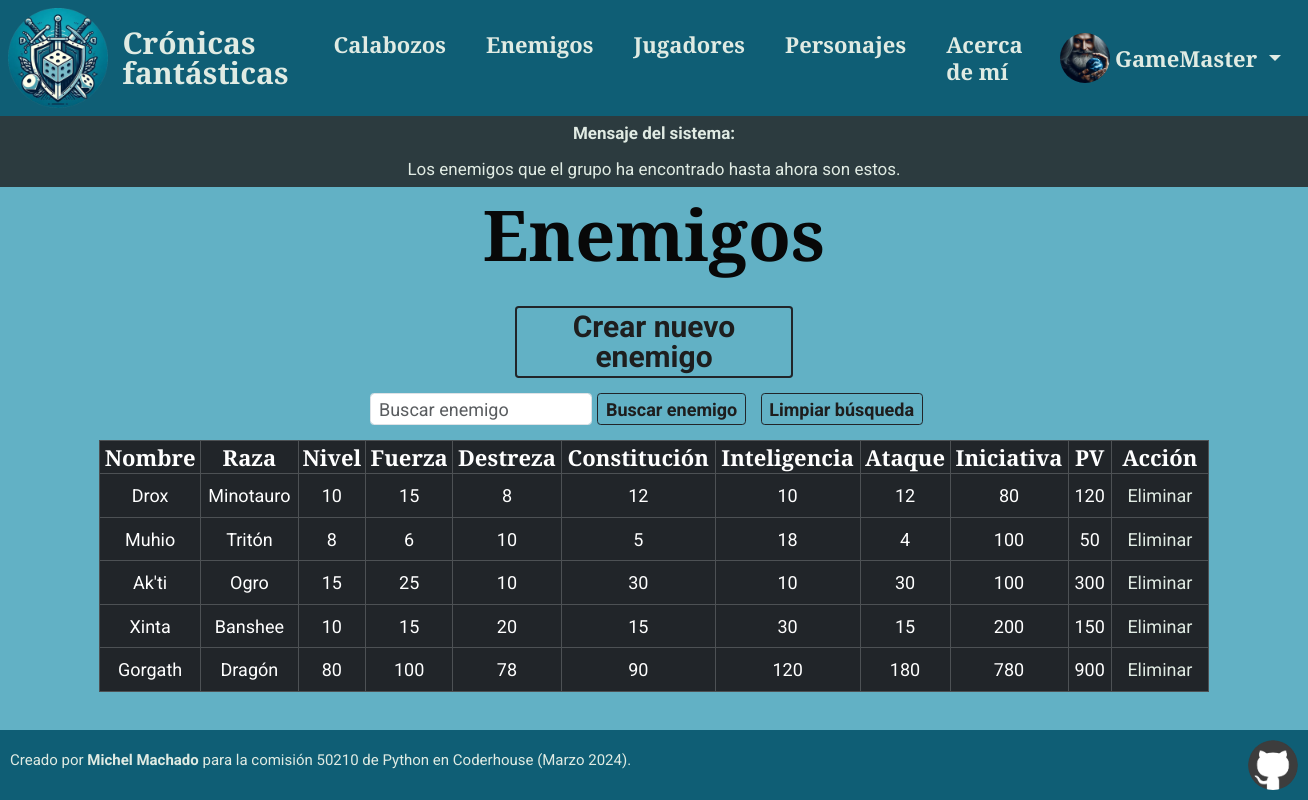
The app's page /enemigos/ (signed in) with its own data.
### apps/cronicas/models.py (models this page shows, shortened)
class Avatar(models.Model):
    user = models.OneToOneField(User, on_delete=models.CASCADE)
    image = models.ImageField(upload_to='avatares', null=True, blank=True)

class Enemy(models.Model):
    name = models.CharField(max_length=50)
    race = models.CharField(max_length=50)
    level = models.IntegerField()
    strength = models.IntegerField()
    dexterity = models.IntegerField()
    constitution = models.IntegerField()
    intelligence = models.IntegerField()
    attack = models.IntegerField()
    atk_mod = models.FloatField()
    initiative = models.IntegerField()
    hit_points = models.IntegerField()

### Cronicas_fantasticas/views.py (the view)
# urls.py: path('enemigos/', enemies_list, name='Enemigos'),
def enemies_list(request):
        context = {'bottom':True}
        busqueda = request.GET.get('search', '')
        if busqueda:
                enemies = Enemy.objects.filter(name__icontains=busqueda) | Enemy.objects.filter(race__icontains=busqueda) | Enemy.objects.filter(level__icontains=busqueda) | Enemy.objects.filter(strength__icontains=busqueda) | Enemy.objects.filter(dexterity__icontains=busqueda) | Enemy.objects.filter(constitution__icontains=busqueda) | Enemy.objects.filter(intelligence__icontains=busqueda) | Enemy.objects.filter(attack__icontains=busqueda) | Enemy.objects.filter(initiative__icontains=busqueda) | Enemy.objects.filter(hit_points__icontains=busqueda)
                context['msg'] = 'Los enemigos que usted está buscando son estos.'
        else:
                enemies = Enemy.objects.all()
                context['msg'] = 'Los enemigos que el grupo ha encontrado hasta ahora son estos.'
        context['enemies'] = enemies
        return render(request, 'cronicas/enemies.html', context)

### apps/cronicas/templates/cronicas/enemies.html (shortened to what this page needs)
{% extends 'base/base.html' %}
{% block system_msg %}
{{msg|safe}}
{% endblock system_msg %}
{% block title %}
Enemigos
{% endblock %}
{% block content %}
<div class="container d-flex flex flex-column justify-content-center align-items-center">
{% if request.user.is_authenticated and request.user.player.dungeon_master %}
    <a href="{% url 'CrearEnemigo' %}" class="w-25">
        <button type="button" class="btn btn-outline-dark my-4 txtXl border-2 create">Crear nuevo enemigo</button>
    </a>
{% endif %}
    <form class="d-flex" role="search" method="GET" action="{% url 'Enemigos' %}">
        <input name="search" class="form-control me-2 txtMd" type="search" placeholder="Buscar enemigo" aria-label="Search">
        <button class="btn btn-outline-success txtMd create btn-outline-dark text-nowrap" type="submit">Buscar enemigo</button>
        <button class="btn btn-outline-success txtMd create btn-outline-dark text-nowrap mx-4" type="submit" name="search" value="">Limpiar búsqueda</button>
    </form>
    <table class="txtMd table table-dark table-hover table-bordered my-4">
        <tr>
            <th class="p-1 txtLg title text-center align-middle">Nombre</th>
            <th class="p-1 txtLg title text-center align-middle">Raza</th>
            <th class="p-1 txtLg title text-center align-middle">Nivel</th>
            <th class="p-1 txtLg title text-center align-middle">Fuerza</th>
            <th class="p-1 txtLg title text-center align-middle">Destreza</th>
            <th class="p-1 txtLg title text-center align-middle">Constitución</th>
            <th class="p-1 txtLg title text-center align-middle">Inteligencia</th>
            <th class="p-1 txtLg title text-center align-middle">Ataque</th>
            <th class="p-1 txtLg title text-center align-middle">Iniciativa</th>
            <th class="p-1 txtLg title text-center align-middle">PV</th>
            {% if request.user.is_authenticated and request.user.player.dungeon_master %}
            <th class="p-1 txtLg title text-center align-middle">Acción</th>
            {% endif %}
        </tr>
        {% for enemy in enemies %}
        <tr>
            <td class="text-center align-middle">{{enemy.name}}</td>
            <td class="text-center align-middle">{{enemy.race}}</td>
            <td class="text-center align-middle">{{enemy.level}}</td>
            <td class="text-center align-middle">{{enemy.strength}}</td>
            <td class="text-center align-middle">{{enemy.dexterity}}</td>
            <td class="text-center align-middle">{{enemy.constitution}}</td>
            <td class="text-center align-middle">{{enemy.intelligence}}</td>
            <td class="text-center align-middle">{{enemy.attack}}</td>
            <td class="text-center align-middle">{{enemy.initiative}}</td>
            <td class="text-center align-middle">{{enemy.hit_points}}</td>
            {% if request.user.is_authenticated and request.user.player.dungeon_master %}
            <td class="text-center text-danger">
                <a href="{% url 'BorrarEnemigo' enemy_id=enemy.id %}" aria-current="page">
                    <button class="btn txtWhite txtMd">Eliminar</button>
                </a>
            </td>
            {% endif %}
        </tr>
        {% endfor %}
    </table>
</div>
{% endblock %}

### templates/base/base.html (shortened to what this page needs)
{% load static %}
<!DOCTYPE html>
<html lang="es">
<head>
    <link href="https://cdn.jsdelivr.net/npm/bootstrap@5.3.3/dist/css/bootstrap.min.css" rel="stylesheet">
    <link rel="stylesheet" type="text/css" href="{% static 'css/main.css' %}?v=37">
</head>
<body>
    <nav class="navbar navbar-expand-lg" id="header">
        <div class="container-fluid d-flex align-items-center justify-content-between">
            <a class="navbar-brand d-flex align-items-center" href="{% url 'Inicio' %}">
                <img src="{% static 'img/logo.webp' %}" alt="Logo" width="100" height="100" class="d-inline-block align-text-top">
                <div class="txtWhite txtBold txtXl d-flex flex-column mx-4">
                    <span class="title">
                        Crónicas
                    </span>
                    <span class="title">
                        fantásticas
                    </span>
                </div>
            </a>
            <div class="collapse navbar-collapse justify-content-center" id="navbarSupportedContent">
                <ul class="navbar-nav me-auto mb-2 mb-lg-0 txtLg txtBold">
                    <li class="nav-item mx-4">
                        <a class="nav-link txtWhite title" aria-current="page" href="{% url 'Calabozos' %}">Calabozos</a>
                    </li>
                    <li class="nav-item mx-4">
                        <a class="nav-link txtWhite title" aria-current="page" href="{% url 'Enemigos' %}">Enemigos</a>
                    </li>
                    <li class="nav-item mx-4">
                        <a class="nav-link txtWhite title" aria-current="page" href="{% url 'Jugadores' %}">Jugadores</a>
                    </li>
                    <li class="nav-item mx-4">
                        <a class="nav-link txtWhite title" aria-current="page" href="{% url 'Personajes' %}">Personajes</a>
                    </li>
                    <li class="nav-item mx-4">
                        <a class="nav-link txtWhite title" aria-current="page" href="{% url 'Acerca' %}">Acerca de mí</a>
                    </li>
                </ul>
                <ul class="navbar-nav mb-2 mb-lg-0 txtLg txtBold d-flex">
                    {% if request.user.is_authenticated %}
                    <li class="nav-item dropdown mx-4 d-flex align-items-center">
                            {% with user.avatar as avatar %}
                            {% if avatar %}
                            <img src="{{avatar.image.url}}" alt="No existe" id="avatarSm" class="rounded-circle">
                            {% else %}
                            <img src="{% static 'img/default_avatar.webp' %}" alt="No existe" id="avatarSm" class="rounded-circle">
                            {% endif %}
                            {% endwith %}
                        <a class="nav-link dropdown-toggle txtWhite title" href="#" role="button" data-bs-toggle="dropdown" aria-expanded="false">
                            {{user.username}}
                        </a>
                    </li>
                    {% endif %}
                </ul>
            </div>
        </div>
    </nav>
    <main>
        <div id="msgsystem" class="d-flex flex-column align-items-center p-2 gap-3">
            <div class="fw-bold">Mensaje del sistema:</div>
                {% block system_msg %}
                {% endblock system_msg %}
        </div>
        <div class="container text-center">
            <h1 class="mt-2 mb-4">
                {% block title %}
                {% endblock %}
            </h1>
            <div>
                {% block content %}
                {% endblock %}
            </div>
        </div>
    </main>
    {% if bottom %}
    <footer id="footer" class="footer mt-5 txtWhite p-3 container-fluid d-flex justify-content-between align-items-center fixed-bottom ">
        <p class="txtSm">Creado por <span class="fw-bold">Michel Machado</span> para la comisión 50210 de Python en Coderhouse (Marzo 2024).</p>
        <a href="https://github.com/Mixamago/Machado-Michel-50210.git" target="_blank"><img src="{% static 'img/github.webp' %}" alt="No existe" id="avatarSm" class="rounded-circle"></a>
    </footer>
    {% endif %}
</body>
</html>

### static/css/main.css (style rules this page uses)
* { padding: 0px; margin: 0px; box-sizing: border-box; font-family: "Roboto", sans-serif; }
html { font-size: 62.5%; }
body { background-color: #62B1C5; }
#header { background-color: #0F5E75; }
#footer { background-color: #0F5E75; }
#msgsystem { background-color: rgb(30, 30, 30, 0.8); width: 100%; color: #E0EBE3; font-size: 1.7rem; }
#avatarSm { width: 50px; height: 50px; }
h1 { font-size: 7rem; text-align: center; font-family: "Playfair Display", serif; color: #080808; font-weight: 700; }
.txtSm { font-size: 1.5rem; line-height: 2rem; }
.txtMd { font-size: 1.8rem; line-height: 2.3rem; }
.txtLg { font-size: 2.2rem; line-height: 2.7rem; }
.txtXl { font-size: 3rem; line-height: 3rem; }
.txtBold { font-weight: 700; }
.txtWhite { color: #E0EBE3; }
.title { font-family: "Playfair Display", serif; }
.nav-link.txtWhite { color: #E0EBE3; }
.create { color: rgb(30, 30, 30); font-weight: 700; }

### records on screen
Avatar: image (picture)
Enemy: name "Drox", race "Minotauro", level "10", strength "15", dexterity "8", constitution "12", intelligence "10", attack "12", initiative "80", hit_points "120"
Enemy: name "Muhio", race "Tritón", level "8", strength "6", dexterity "10", constitution "5", intelligence "18", attack "4", initiative "100", hit_points "50"
Enemy: name "Ak'ti", race "Ogro", level "15", strength "25", dexterity "10", constitution "30", intelligence "10", attack "30", initiative "100", hit_points "300"
Enemy: name "Xinta", race "Banshee", level "10", strength "15", dexterity "20", constitution "15", intelligence "30", attack "15", initiative "200", hit_points "150"
Enemy: name "Gorgath", race "Dragón", level "80", strength "100", dexterity "78", constitution "90", intelligence "120", attack "180", initiative "780", hit_points "900"

### other values on screen
{{ user.username }} "GameMaster"
{{ msg|safe }} "Los enemigos que el grupo ha encontrado hasta ahora son estos."
